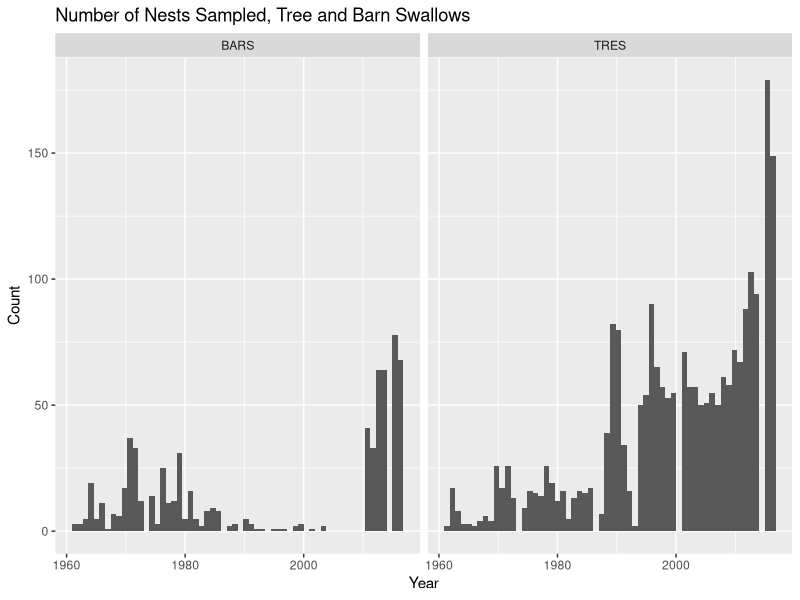
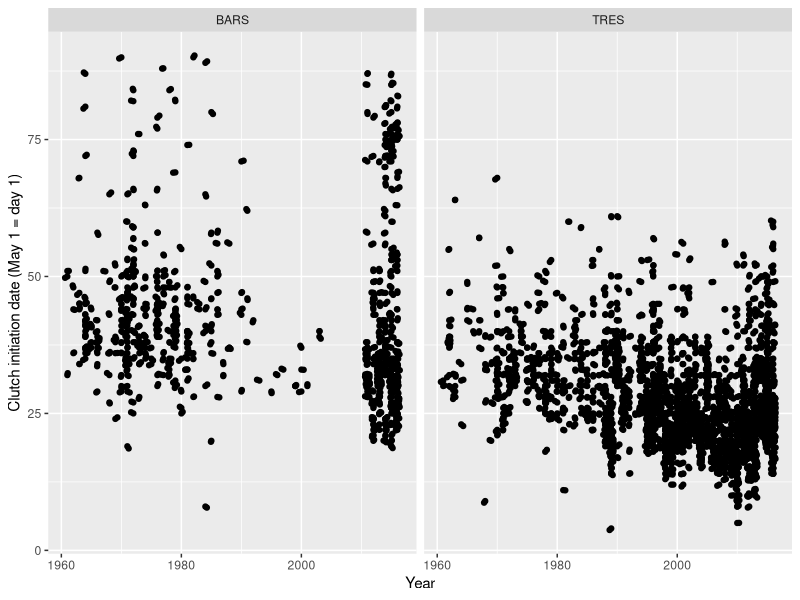
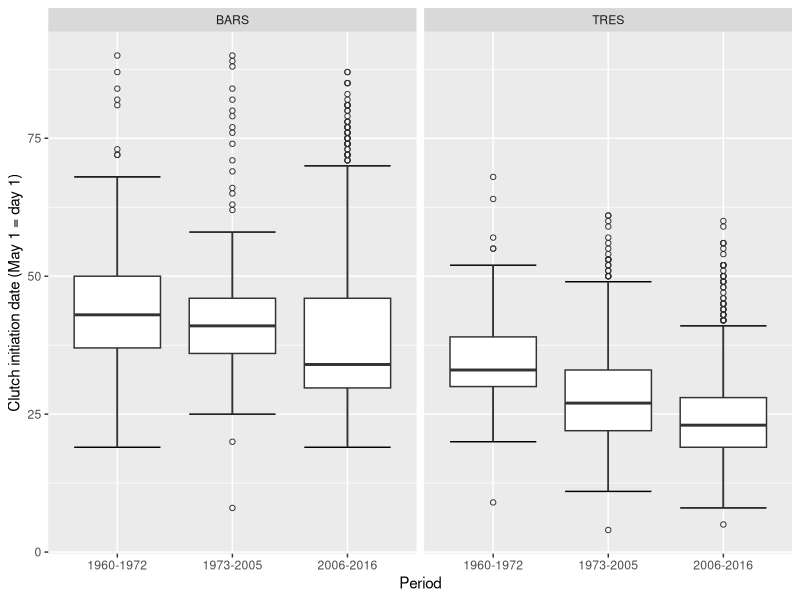
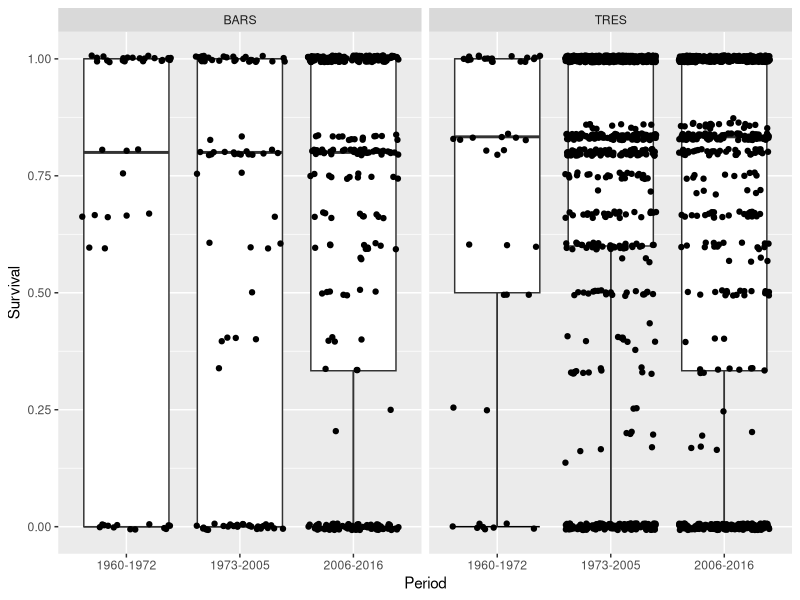

Recreate these plots in R, in order.
## ---- chunk 1
library(tidyverse) 
rm(list = ls())
swallows.df <- read_csv("swallows.csv")
## ---- chunk 2
problems(swallows.df) 
## ---- chunk 3
swallows.df.2 <- select(swallows.df, Species, NestID, Province, Site, Latitude, Longitude, Year, CID, HD, CS, BS, SD12, minFt, minJFt, medJFt, medJp, meanMAp)
## ---- chunk 4
swallows.df.3 <- swallows.df.2 %>% mutate(Yr = cut(Year, breaks = c(1959, 1972, 2005, 2016), labels =  c("1960-1972", "1973-2005", "2006-2016")))
## ---- chunk 5
swallows.df.4 <- swallows.df.3 %>% mutate(Surv.Rate = SD12 / CS)
## ---- chunk 6
swallows.df.5 <- filter(swallows.df.4, CID < 96) 
## ---- chunk 7
summary(swallows.df.5)
str(swallows.df.5)
## ---- chunk 8
TRES.df <- filter(swallows.df.5, Species == "TRES")  # tree swallows
BARS.df <- filter(swallows.df.5, Species == "BARS")  # barn swallows
## ---- chunk 9
ggplot(swallows.df.5, aes(x = Year)) + 
  geom_histogram(bins = 60) + 
  facet_grid(. ~ Species) + 
  xlab("Year") + 
  ylab("Count") +
  labs(title = "Number of Nests Sampled, Tree and Barn Swallows")
## ---- chunk 10
ggplot(swallows.df.5, aes(Year, CID)) + 
  geom_point() + 
  geom_jitter() +
  xlab("Year") + 
  ylab("Clutch initiation date (May 1 = day 1)") + 
  facet_grid(. ~ Species)
## ---- chunk 11
ggplot(swallows.df.5, aes(Yr, CID)) + 
  stat_boxplot(geom="errorbar") + 
  geom_boxplot(outlier.shape=1) + 
  xlab("Period") + ylab("Clutch initiation date (May 1 = day 1)") + 
  facet_grid(. ~ Species)
## ---- chunk 12
ggplot(swallows.df.5, aes(Yr, Surv.Rate)) + 
  stat_boxplot(geom="errorbar") + 
  geom_boxplot(outlier.shape=1) + 
  xlab("Period") + ylab("Survival") + 
  facet_grid(. ~ Species)  +   
  geom_jitter()
